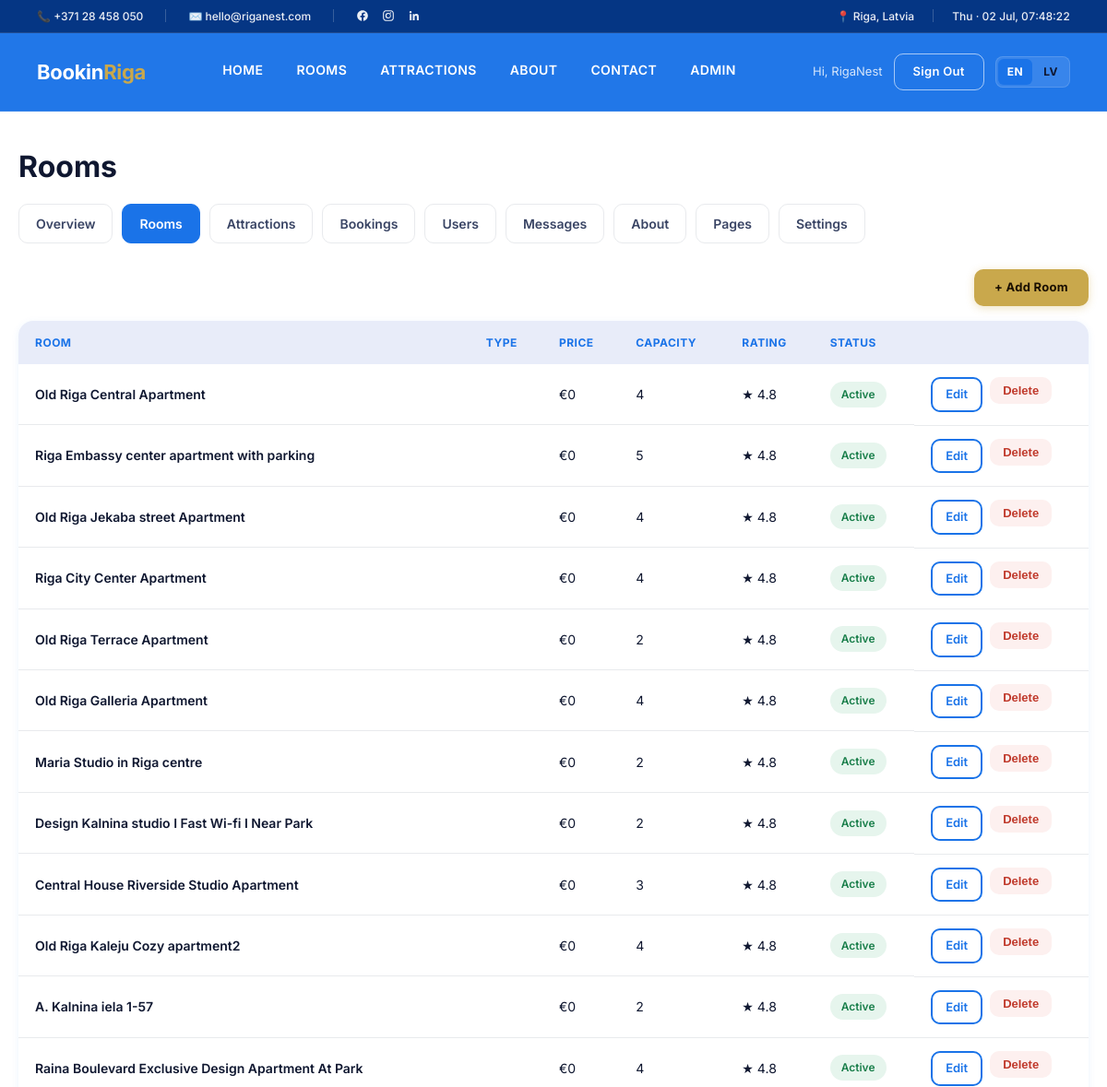
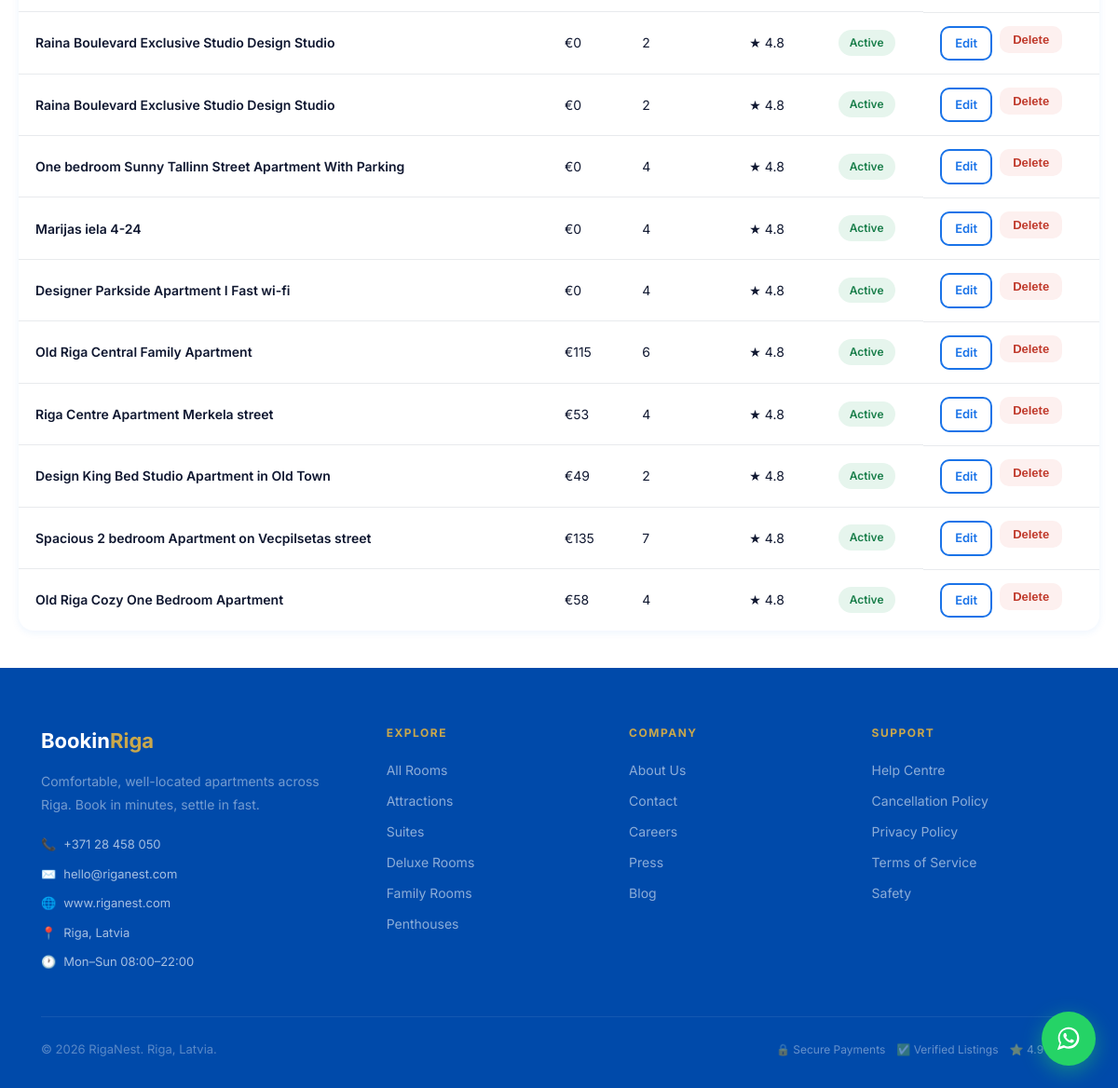
/admin/rooms (signed in), run on the app's committed database (2 pictures, top to bottom).
### app.py (models this page shows, shortened)
class User(UserMixin, db.Model):
    id = db.Column(db.Integer, primary_key=True)
    name = db.Column(db.String(120), nullable=False)
    email = db.Column(db.String(120), unique=True, nullable=False)
    phone = db.Column(db.String(30), default="")
    password_hash = db.Column(db.String(255), nullable=True)
    is_admin = db.Column(db.Boolean, default=False)
    google_id = db.Column(db.String(120), default="")
    otp_code = db.Column(db.String(6), default="")
    otp_expiry = db.Column(db.DateTime)
    created_at = db.Column(db.DateTime, default=datetime.utcnow)
    bookings = db.relationship("Booking", backref="user", cascade="all, delete-orphan")

class Room(db.Model):
    id = db.Column(db.Integer, primary_key=True)
    name = db.Column(db.String(120), nullable=False)
    room_type = db.Column(db.String(80), nullable=False)
    description = db.Column(db.Text, default="")
    price = db.Column(db.Float, nullable=False)
    capacity = db.Column(db.Integer, default=2)
    beds = db.Column(db.Integer, default=1)
    size_sqm = db.Column(db.Integer, default=30)
    bathrooms = db.Column(db.Integer, default=1)
    rating = db.Column(db.Float, default=4.8)
    amenities = db.Column(db.String(255), default="WiFi, AC, Breakfast")
    image = db.Column(db.String(255), default="")
    location = db.Column(db.String(200), default="")
    is_active = db.Column(db.Boolean, default=True)
    created_at = db.Column(db.DateTime, default=datetime.utcnow)
    bookings = db.relationship("Booking", backref="room", cascade="all, delete-orphan")
    photos = db.relationship("RoomImage", backref="room", cascade="all, delete-orphan")

### app.py (the view)
@app.route("/admin/rooms")
@admin_required
def admin_rooms():
    return render_template("admin/rooms.html",
                           rooms=Room.query.order_by(Room.created_at.desc()).all())

### app.py (called while the page is built)
@login_manager.user_loader
def load_user(uid):
    return db.session.get(User, int(uid))

def admin_required(view):
    @wraps(view)
    @login_required
    def wrapped(*a, **k):
        if not current_user.is_admin:
            abort(403)
        return view(*a, **k)
    return wrapped

@app.context_processor
def inject_globals():
    logo = any(os.path.exists(os.path.join(BASE_DIR, "static", "logo" + ext))
               for ext in (".png", ".jpg", ".jpeg", ".svg", ".webp"))
    lang = session.get("lang", "en")
    logo_file = None
    for ext in (".png", ".jpg", ".jpeg", ".svg", ".webp"):
        if os.path.exists(os.path.join(BASE_DIR, "static", "logo" + ext)):
            logo_file = "logo" + ext
            break
    return {"current_year": datetime.utcnow().year, "today": date.today(),
            "logo_exists": logo, "logo_file": logo_file,
            "payments_live": PAYMENTS_LIVE, "email_live": EMAIL_LIVE,
            "lang": lang,
            "whatsapp_number": WHATSAPP_NUMBER,
            "whatsapp_digits": WHATSAPP_NUMBER_DIGITS}

### templates/admin/rooms.html (shortened to what this page needs)
{% extends "base.html" %}
{% block content %}
<div class="page page-wrap">
  <div class="container admin-shell">
    <h1 style="font-size:32px">Rooms</h1>
    <div class="admin-tabs">
      <a href="{{ url_for('admin_dashboard') }}">Overview</a>
      <a href="{{ url_for('admin_rooms') }}" class="active">Rooms</a>
      <a href="{{ url_for('admin_attractions') }}">Attractions</a>
      <a href="{{ url_for('admin_bookings') }}">Bookings</a>
      <a href="{{ url_for('admin_users') }}">Users</a>
      <a href="{{ url_for('admin_messages') }}">Messages</a>
      <a href="{{ url_for('admin_about') }}">About</a>
      <a href="{{ url_for('admin_pages') }}">Pages</a>
      <a href="{{ url_for('admin_settings') }}">Settings</a>
    </div>
    <div style="display:flex;justify-content:flex-end;margin-bottom:16px">
      <a href="{{ url_for('admin_add_room') }}" class="btn-gold">+ Add Room</a>
    </div>
    {% if rooms %}
    <table class="admin-table">
      <thead><tr><th>Room</th><th>Type</th><th>Price</th><th>Capacity</th><th>Rating</th><th>Status</th><th></th></tr></thead>
      <tbody>
        {% for r in rooms %}
        <tr>
          <td style="font-weight:600">{{ r.name }}</td>
          <td>{{ r.room_type }}</td>
          <td>€{{ '%.0f'|format(r.price) }}</td>
          <td>{{ r.capacity }}</td>
          <td>★ {{ '%.1f'|format(r.rating) }}</td>
          <td>{% if r.is_active %}<span class="badge badge-green">Active</span>{% else %}<span class="badge badge-red">Hidden</span>{% endif %}</td>
          <td style="display:flex;gap:8px">
            <a href="{{ url_for('admin_edit_room', room_id=r.id) }}" class="btn-sm btn-secondary" style="padding:6px 14px">Edit</a>
            <form method="post" action="{{ url_for('admin_delete_room', room_id=r.id) }}" onsubmit="return confirm('Delete this room?');">
              <button class="btn-sm" style="background:var(--danger-soft);color:var(--danger);border:none;padding:7px 14px;border-radius:var(--radius);font-weight:600;cursor:pointer">Delete</button>
            </form>
          </td>
        </tr>
        {% endfor %}
      </tbody>
    </table>
    {% else %}
    <div class="empty-state"><h3>No rooms yet</h3><a href="{{ url_for('admin_add_room') }}" class="btn-primary" style="margin-top:16px">+ Add Room</a></div>
    {% endif %}
  </div>
</div>
{% endblock %}

### templates/base.html (shortened to what this page needs)
<!DOCTYPE html>
<html lang="en">
<head>
<link rel="stylesheet" href="{{ url_for('static', filename='css/style.css') }}?v=4">
</head>
<body>
<div class="top-bar">
  <div class="top-bar-inner">
    <div class="top-bar-contact">
      <a href="tel:+37128458050">📞 +371 28 458 050</a>
      <a href="mailto:hello@riganest.com">✉️ hello@riganest.com</a>
      <div class="top-bar-social">
        <a href="https://www.facebook.com/riganest" target="_blank" rel="noopener" aria-label="Facebook" title="Facebook">
        </a>
        <a href="https://www.instagram.com/riganest/" target="_blank" rel="noopener" aria-label="Instagram" title="Instagram">
        </a>
        <a href="https://www.linkedin.com/company/riganest" target="_blank" rel="noopener" aria-label="LinkedIn" title="LinkedIn">
        </a>
      </div>
    </div>
    <div class="top-bar-right">
      <a href="#">📍 Riga, Latvia</a>
      <span id="liveDateTime" class="top-bar-clock">—</span>
    </div>
  </div>
</div>
<nav>
  <a href="{{ url_for('index') }}" class="nav-logo">
    {% if logo_exists %}<img src="{{ url_for('static', filename=logo_file) }}" alt="RigaNest" class="brand-logo-img">
    {% else %}Bookin<span>Riga</span>{% endif %}
  </a>
  <div class="nav-links" id="navLinks">
    <a href="{{ url_for('index') }}">{% if lang=='lv' %}Sākums{% else %}Home{% endif %}</a>
    <a href="{{ url_for('rooms') }}">{% if lang=='lv' %}Istabas{% else %}Rooms{% endif %}</a>
    <a href="{{ url_for('attractions') }}">{% if lang=='lv' %}Apskates vietas{% else %}Attractions{% endif %}</a>
    <a href="{{ url_for('about') }}">{% if lang=='lv' %}Par mums{% else %}About{% endif %}</a>
    <a href="{{ url_for('contact') }}">{% if lang=='lv' %}Kontakti{% else %}Contact{% endif %}</a>
    {% if current_user.is_authenticated and current_user.is_admin %}<a href="{{ url_for('admin_dashboard') }}">Admin</a>{% endif %}
  </div>
  <div class="nav-actions nav-actions-desktop">
    {% if current_user.is_authenticated %}
      <span class="nav-user">Hi, {{ current_user.name.split()[0] }}</span>
      <a href="{{ url_for('logout') }}" class="btn-ghost-nav">{% if lang=='lv' %}Iziet{% else %}Sign Out{% endif %}</a>
    {% else %}
      <a href="{{ url_for('login') }}" class="btn-ghost-nav">{% if lang=='lv' %}Ieiet{% else %}Sign In{% endif %}</a>
      <a href="{{ url_for('register') }}" class="btn-gold">{% if lang=='lv' %}Reģistrēties{% else %}Join Free{% endif %}</a>
    {% endif %}
    <div class="lang-switcher">
      <a href="{{ url_for('set_lang', lang='en') }}" class="lang-btn {% if lang=='en' %}active{% endif %}">EN</a>
      <a href="{{ url_for('set_lang', lang='lv') }}" class="lang-btn {% if lang=='lv' %}active{% endif %}">LV</a>
    </div>
  </div>
</nav>
{% block content %}{% endblock %}
<footer>
  <div class="container">
    <div class="footer-grid">
      <div>
        <div class="footer-brand">
          {% if logo_exists and logo_file %}
            <img src="{{ url_for('static', filename=logo_file) }}" alt="RigaNest" class="footer-logo-img">
          {% else %}
            Bookin<span>Riga</span>
          {% endif %}
        </div>
        <p class="footer-desc">Comfortable, well-located apartments across Riga. Book in minutes, settle in fast.</p>
        <div style="margin-top:20px;display:flex;flex-direction:column;gap:10px">
          <a href="tel:+37128458050" style="color:rgba(255,255,255,0.65);font-size:13px;display:flex;align-items:center;gap:8px">
            <span style="color:var(--gold)">📞</span> +371 28 458 050
          </a>
          <a href="mailto:hello@riganest.com" style="color:rgba(255,255,255,0.65);font-size:13px;display:flex;align-items:center;gap:8px">
            <span style="color:var(--gold)">✉️</span> hello@riganest.com
          </a>
          <a href="https://www.riganest.com" target="_blank" style="color:rgba(255,255,255,0.65);font-size:13px;display:flex;align-items:center;gap:8px">
            <span style="color:var(--gold)">🌐</span> www.riganest.com
          </a>
          <span style="color:rgba(255,255,255,0.65);font-size:13px;display:flex;align-items:center;gap:8px">
            <span style="color:var(--gold)">📍</span> Riga, Latvia
          </span>
          <span style="color:rgba(255,255,255,0.65);font-size:13px;display:flex;align-items:center;gap:8px">
            <span style="color:var(--gold)">🕐</span> Mon–Sun 08:00–22:00
          </span>
        </div>
      </div>
      <div class="footer-col">
        <h5>Explore</h5>
        <a href="{{ url_for('rooms') }}">All Rooms</a>
        <a href="{{ url_for('attractions') }}">Attractions</a>
        <a href="{{ url_for('rooms') }}?type=Suite">Suites</a>
        <a href="{{ url_for('rooms') }}?type=Deluxe">Deluxe Rooms</a>
        <a href="{{ url_for('rooms') }}?type=Family">Family Rooms</a>
        <a href="{{ url_for('rooms') }}?type=Penthouse">Penthouses</a>
      </div>
      <div class="footer-col">
        <h5>Company</h5>
        <a href="{{ url_for('about') }}">About Us</a>
        <a href="{{ url_for('contact') }}">Contact</a>
        <a href="{{ url_for('careers') }}">Careers</a>
        <a href="{{ url_for('press') }}">Press</a>
        <a href="{{ url_for('blog') }}">Blog</a>
      </div>
      <div class="footer-col">
        <h5>Support</h5>
        <a href="{{ url_for('help_centre') }}">Help Centre</a>
        <a href="{{ url_for('cancellation_policy') }}">Cancellation Policy</a>
        <a href="{{ url_for('privacy_policy') }}">Privacy Policy</a>
        <a href="{{ url_for('terms_of_service') }}">Terms of Service</a>
        <a href="{{ url_for('safety') }}">Safety</a>
      </div>
    </div>
    <hr class="footer-divider">
    <div class="footer-bottom">
      <p class="footer-copy">© {{ current_year }} RigaNest. Riga, Latvia.</p>
      <div class="footer-badges">
        <span style="color:rgba(255,255,255,0.4);font-size:12px">🔒 Secure Payments</span>
        <span style="color:rgba(255,255,255,0.4);font-size:12px">✅ Verified Listings</span>
        <span style="color:rgba(255,255,255,0.4);font-size:12px">⭐ 4.9 Rated</span>
      </div>
    </div>
  </div>
</footer>
<a class="wa-float"
   href="https://wa.me/{{ whatsapp_digits }}?text={{ ('Hi! I would like to know more about RigaNest.')|urlencode }}"
   target="_blank" rel="noopener" aria-label="Chat with us on WhatsApp" title="Chat on WhatsApp">
</a>
</body>
</html>

### data on the page
User: name "RigaNest"
Room: name "Old Riga Central Apartment", price "0", capacity "4", rating "4.8", is_active "Active"
Room: name "Riga Embassy center apartment with parking", price "0", capacity "5", rating "4.8", is_active "Active"
Room: name "Old Riga Jekaba street Apartment", price "0", capacity "4", rating "4.8", is_active "Active"
Room: name "Riga City Center Apartment", price "0", capacity "4", rating "4.8", is_active "Active"
Room: name "Old Riga Terrace Apartment", price "0", capacity "2", rating "4.8", is_active "Active"
Room: name "Old Riga Galleria Apartment", price "0", capacity "4", rating "4.8", is_active "Active"
Room: name "Maria Studio in Riga centre", price "0", capacity "2", rating "4.8", is_active "Active"
Room: name "Design Kalnina studio I Fast Wi-fi I Near Park", price "0", capacity "2", rating "4.8", is_active "Active"
Room: name "Central House Riverside Studio Apartment", price "0", capacity "3", rating "4.8", is_active "Active"
Room: name "Old Riga Kaleju Cozy apartment2", price "0", capacity "4", rating "4.8", is_active "Active"
Room: name "A. Kalnina iela 1-57", price "0", capacity "2", rating "4.8", is_active "Active"
Room: name "Raina Boulevard Exclusive Design Apartment At Park", price "0", capacity "4", rating "4.8", is_active "Active"
Room: name "Raina Boulevard Exclusive Studio Design Studio", price "0", capacity "2", rating "4.8", is_active "Active"
Room: name "Raina Boulevard Exclusive Studio Design Studio", price "0", capacity "2", rating "4.8", is_active "Active"
Room: name "One bedroom Sunny Tallinn Street Apartment With Parking", price "0", capacity "4", rating "4.8", is_active "Active"
Room: name "Marijas iela 4-24", price "0", capacity "4", rating "4.8", is_active "Active"
Room: name "Designer Parkside Apartment I Fast wi-fi", price "0", capacity "4", rating "4.8", is_active "Active"
Room: name "Old Riga Central Family Apartment", price "115", capacity "6", rating "4.8", is_active "Active"
Room: name "Riga Centre Apartment Merkela street", price "53", capacity "4", rating "4.8", is_active "Active"
Room: name "Design King Bed Studio Apartment in Old Town", price "49", capacity "2", rating "4.8", is_active "Active"
Room: name "Spacious 2 bedroom Apartment on Vecpilsetas street", price "135", capacity "7", rating "4.8", is_active "Active"
Room: name "Old Riga Cozy One Bedroom Apartment", price "58", capacity "4", rating "4.8", is_active "Active"
